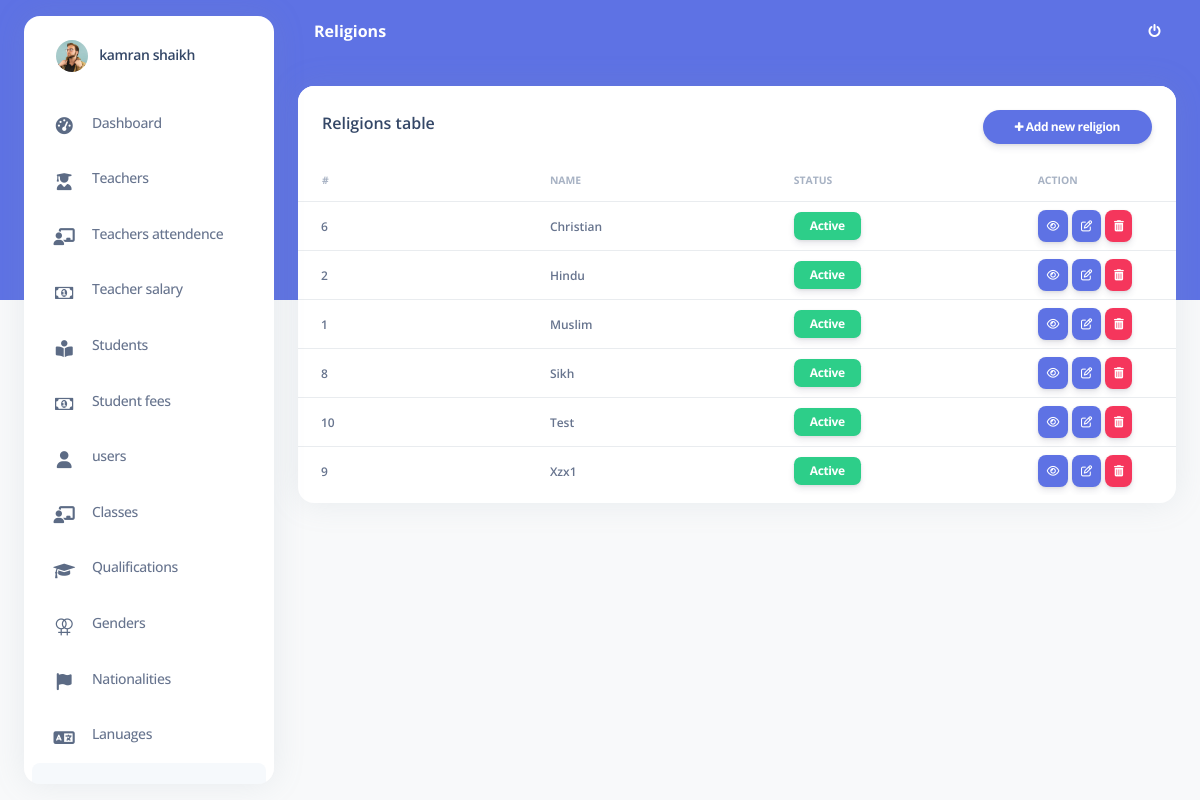
Page /pages/religion.php (signed in) on the committed database.
### tables this page shows
CREATE TABLE `religions` (
  `id` int(11) NOT NULL,
  `name` varchar(255) NOT NULL,
  `active` int(11) NOT NULL DEFAULT 1,
  `created_at` datetime NOT NULL DEFAULT current_timestamp()
);

### pages/db.php (called while the page is built, shortened)
<?php
class Database
{
    private $db_host = "localhost";
    private $db_user = "root";
    private $db_pass = "";
    private $db_name = "school_managment_system";
    public $conn = "";
    function __construct()
    {
        $this->conn = new mysqli($this->db_host, $this->db_user, $this->db_pass, $this->db_name) or die("Connection failed");
    }
		public function fetch_religion(){
			$query = "SELECT * FROM `religions` ORDER BY `name`";
			$res   = $this->conn->query($query);
			$i = 0;
			$data = array();
			while ($rows = $res->fetch_assoc()) {
				foreach ($rows as $key => $value) {
					$data[$i][$key] = $value;
				}
			$i++;
			}
		return $data;
	}
	}
	$obj = new Database();
	?>

### pages/religion.php (the view, shortened to what this page needs)
<!DOCTYPE html>
<html lang="en">
<?php include("head.php"); ?>
<?php
include("db.php");
$obj->is_logged_in();
?>
<?php $religion = $obj->fetch_religion() ?>
<body class="g-sidenav-show   bg-gray-100">
<?php include ("sidebar.php") ?>
  <main class="main-content position-relative border-radius-lg ">
  <nav class="navbar navbar-main navbar-expand-lg px-0 mx-4 shadow-none border-radius-xl " id="navbarBlur" data-scroll="false">
      <div class="container-fluid py-1 px-3">
        <nav aria-label="breadcrumb">
          <h6 class="font-weight-bolder text-white mb-0">Religions</h6>
        </nav>
          <ul class="navbar-nav  justify-content-end">
            <li class="nav-item d-flex align-items-center">
              <a href="logout.php" class="nav-link text-white font-weight-bold px-0">
              <i class="fa fa-power-off" aria-hidden="true"></i>
              </a>
            </li>
          </ul>
        </div>
    </nav>
    <div class="container-fluid py-4">
    <div class="row">
        <div class="col-12">
          <div class="card mb-4">
            <div class="card-header pb-0">
            <a style="float:right;" href="add_religion.php" class="btn btn-primary btn-sm btn-round ml-auto float-right"><i class="fa fa-plus"></i> Add new religion </a>
              <h6>Religions table</h6>
            </div>
            <div class="card-body px-0 pt-0 pb-2">
              <div class="table-responsive p-0">
                <table class="table align-items-center justify-content-center mb-0">
                  <thead>
                    <tr>
                      <th style="width:25%;" class="text-uppercase text-secondary text-xxs font-weight-bolder opacity-7">#</th>
                      <th style="width: 25%;" class="text-uppercase text-secondary text-xxs font-weight-bolder opacity-7 ps-2">Name</th>
                      <th style="width: 25%;" class="text-uppercase text-secondary text-xxs font-weight-bolder opacity-7 ps-2">Status</th>
                      <th style="width: 15%;" class="text-uppercase text-secondary text-xxs font-weight-bolder opacity-7 ps-2">Action</th>
                    </tr>
                  </thead>
                  <tbody>
                  <?php foreach ($religion as $key => $value) {
                  ?>
                    <tr>
                      <td>
                        <div class="d-flex px-2">
                          <div class="my-auto">
                          <span style="margin-left:7px;"  class="text-xs font-weight-bold"><?php echo ucfirst ($value['id'])?></span>
                          </div>
                        </div>
                      </td>
                      <td>
                        <span class="text-xs font-weight-bold"><?php echo ucfirst ($value['name'])?></span>
                      </td>
                      <td>
                      <?php if ($value['active'] == 1) { ?>
                             <span style="margin:0px;padding: 8px 16px 8px 16px;" class="btn btn-success badge badge-secondary">Active</span>
                            <?php
                             }else{?>
                               <span style="margin:0px;padding: 8px 14px 8px 14px;" class="btn btn-danger badge badge-secondary">Inctive</span>
                            <?php
                             }
                             ?>
                      </td>
                      <td>
                        <div class="form-button-action">
                            <a style="margin-bottom:0px;padding: 7px 9px 7px 9px;" href="view_religion.php?id=<?php echo $value['id']?>" class="btn btn-primary btn-sm" value="view_user" data-original-title="view">
                                <i class="fa fa-eye" aria-hidden="true"></i>
                            </a>
                            <a style="margin-bottom:0px;padding: 7px 9px 7px 9px;" href="update_religion.php?id=<?php echo $value['id']?>" class="btn btn-primary btn-sm" data-original-title="Edit">
                                <i class="fa fa-edit"></i>
                            </a>
                            <?php if ($_SESSION['users']['role_id'] == 1 OR ($_SESSION['users']['role_id'] == 2)){?>
                            <a href="javascript:void(0)" style="margin-bottom:0px;padding: 7px 9px 7px 9px;"type="button" class="submit_btn btn btn-danger btn-sm">
							          <i class="fas fa-trash-alt"  aria-hidden="true"></i>
                            </a>
                            <?php
                            }
                          ?>
                        </div>
                    </td>
                    </tr>
                    <?php }?>
                  </tbody>
                </table>
              </div>
            </div>
          </div>
        </div>
      </div>
    </div>
  </main>
</body>
</html>

### rows in the picture
religions: id "6", name "Christian", active "Active"
religions: id "2", name "Hindu", active "Active"
religions: id "1", name "Muslim", active "Active"
religions: id "8", name "Sikh", active "Active"
religions: id "10", name "Test", active "Active"
religions: id "9", name "Xzx1", active "Active"

### other values in the picture
$_SESSION['users']['fname'] "kamran"
$_SESSION['users']['lname'] "shaikh"
